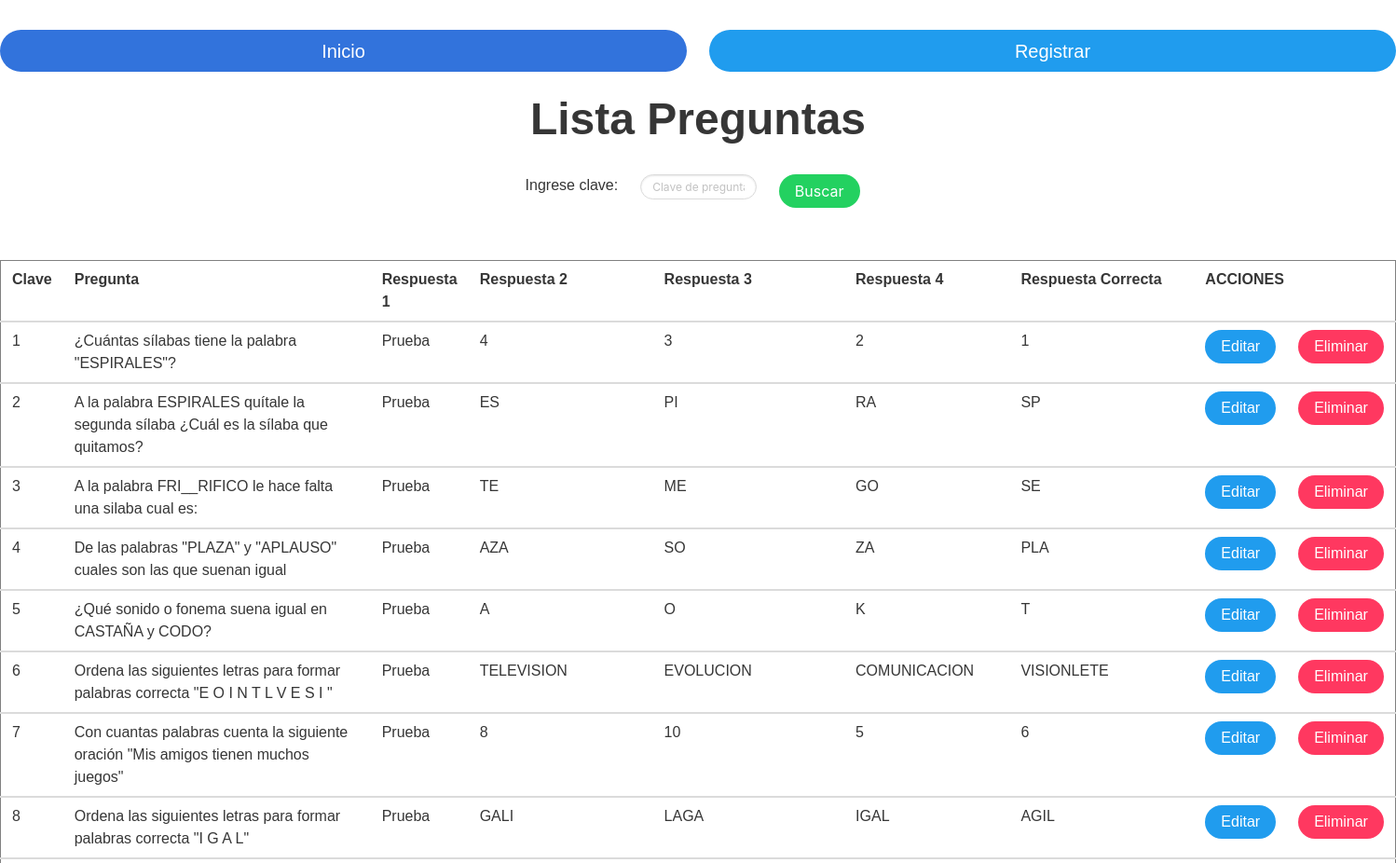
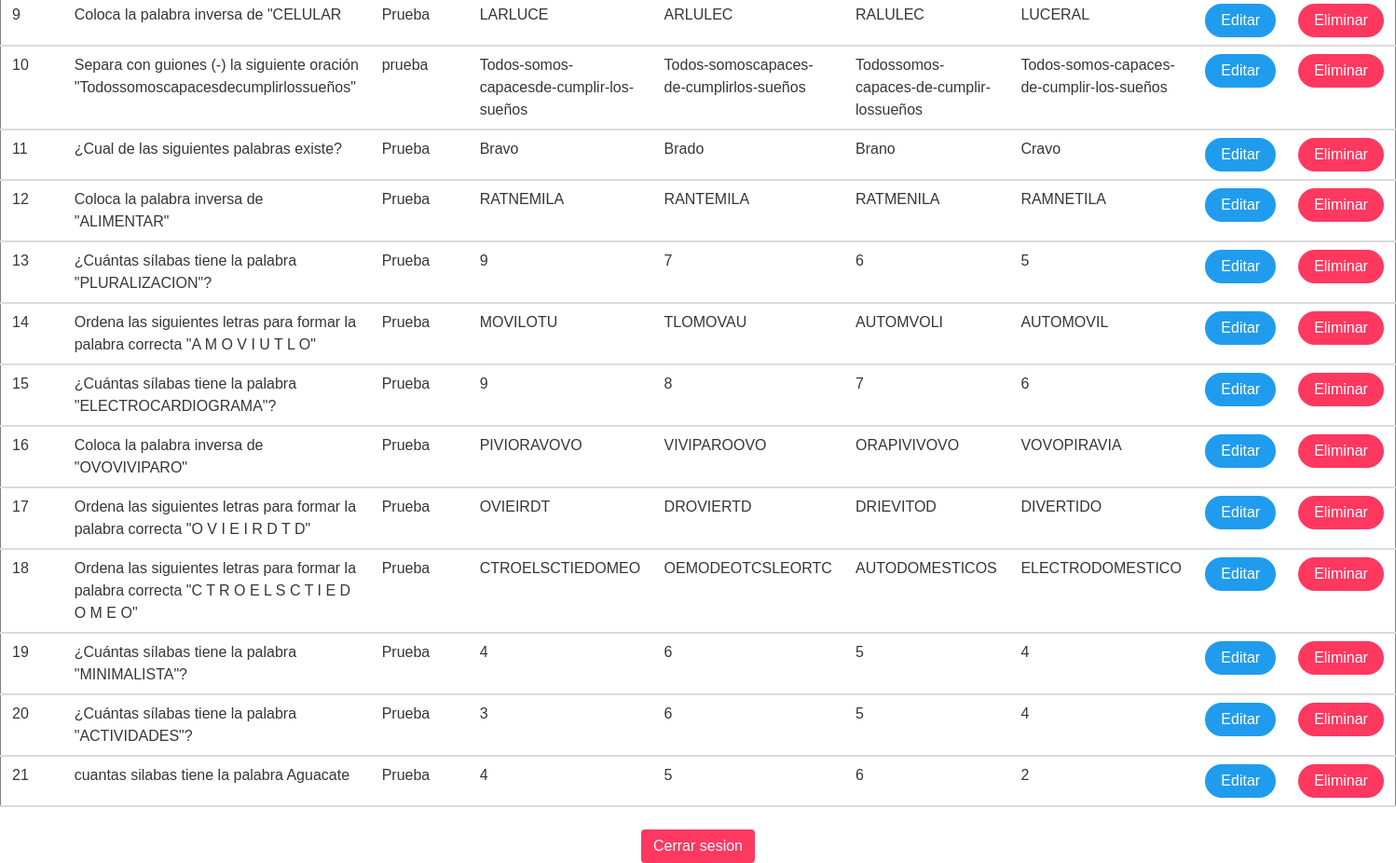
The page /DALA/VistaAdmin/ctrlPreguntas/listarPreguntas.php (signed in) on the database its author committed (2 pictures, top to bottom).
### tables this page shows
CREATE TABLE `preguntas` (
  `clave_pregunta` int(11) NOT NULL,
  `pregunta` longtext NOT NULL,
  `clasificacion` varchar(60) NOT NULL,
  `respuesta1` varchar(60) NOT NULL,
  `respuesta2` varchar(60) NOT NULL,
  `respuesta3` varchar(60) NOT NULL,
  `respuesta4` varchar(60) NOT NULL,
  `respuesta_correcta` varchar(60) NOT NULL
);

### DALA/VistaAdmin/ctrlPreguntas/listarPreguntas.php (the view, shortened to what this page needs)
<?php
$usuario = $_SESSION['userAdmin'];
if (!isset($usuario)) {
    header("location: ../DALA/VistaAdmin/login.html");
} else {
    require '../../logica/conexion.php';
    $query = "CALL SeleccionarPreguntas";
    $resultado = mysqli_query($conexion, $query) or die("Error" . mysqli_error($conexion));
    ?>
<!DOCTYPE html PUBLIC "-//W3C//DTD HTML 4.01 Transitional//EN" "http://www.w3.org/TR/html4/loose.dtd">
<html>
<head>
    <link href="../../Estilos/bulma.css" rel="stylesheet" type="text/css" />
</head>
<body>
    <div class="columns" style="margin-top: 20px;">
        <div class="column" align="center"><a class="button is-medium is-link is-rounded is-fullwidth"
                href="../index.php">Inicio</a></div>
        <div class="column" align="center"><a class="button is-medium is-info is-rounded is-fullwidth"
                href="nuevaPregunta.php">Registrar</a></div>
    </div>
    <h1 class="title is-1" align="center">Lista Preguntas</h1>
    <div class="table">
        <form name="form1" method="post" action="buscarPregunta.php">
            <div align="center">
                <table align="center" width=447 border="0">
                    <tr>
                        <td width="145">
                            <div align="right">Ingrese clave:</div>
                        </td>
                        <td width="144">
                            <div align="center">
                                <input class="input is-rounded is-small" type="text" placeholder="Clave de pregunta"
                                    name="txt_clave" id="textfield" required>
                            </div>
                        </td>
                        <td width="144">
                            <div align="left">
                                <input type="submit" class="button is-success is-rounded" name="button" id="button"
                                    value="Buscar">
                            </div>
                        </td>
                    </tr>
                </table>
            </div>
        </form>
        <form name="form2" method="post" action="listarPreguntas.php">
            <br>
            <br>
            <div class="table">
                <table border="1" width="100%" class="table">
                    <thead>
                        <tr>
                            <th> Clave</th>
                            <th> Pregunta</th>
                            <th>Respuesta 1</th>
                            <th>Respuesta 2</th>
                            <th>Respuesta 3</th>
                            <th>Respuesta 4</th>
                            <th>Respuesta Correcta</th>
                            <th colspan=2>ACCIONES</th>
                        </tr>
                    </thead>
                    <?php
while ($ver = mysqli_fetch_row($resultado)):
    ?>
                    <thead>
                        <tr>
                            <td>
                                <?php echo $ver[0]; ?>
                            </td>
                            <td>
                                <?php echo $ver[1]; ?>
                            </td>
                            <td>
                                <?php echo $ver[2]; ?>
                            </td>
                            <td>
                                <?php echo $ver[3]; ?>
                            </td>
                            <td>
                                <?php echo $ver[4]; ?>
                            </td>
                            <td>
                                <?php echo $ver[5]; ?>
                            </td>
                            <td>
                                <?php echo $ver[6]; ?>
                            </td>
                            <td><a class="button is-info is-rounded" href="editarPregunta.php?clave=<?php echo $ver[0];
    ?>">Editar</a>
                            </td>
                            <td><a class="button is-danger is-rounded" value="a" onclick="if (confirm('Esta pregunta será eliminada. ¿Desea continuar?')) {
                            window.location.href='eliminarPregunta.php?clave=<?php echo $ver[0]; ?>';
                } else {
                    alert('Usted canceló la acción eliminar');
                }
            ">Eliminar</a>
                            </td>
                        </tr>
                        <?php
endwhile;
    ?>
                    </thead>
                </table>
            </div>
            <div align="center">
                <a href="../cerrarSesion.php" class="button is-danger">Cerrar sesion</a>
            </div>
</body>
</html>
<?php
}
?>

### rows shown on the page
preguntas: clave_pregunta "1", pregunta "¿Cuántas sílabas tiene la palabra \"ESPIRALES\"?", clasificacion "Prueba", respuesta1 "4", respuesta2 "3", respuesta3 "2", respuesta4 "1"
preguntas: clave_pregunta "2", pregunta "A la palabra ESPIRALES quítale la segunda sílaba ¿Cuál es la sílaba que quitamos?", clasificacion "Prueba", respuesta1 "ES", respuesta2 "PI", respuesta3 "RA", respuesta4 "SP"
preguntas: clave_pregunta "3", pregunta "A la palabra FRI__RIFICO le hace falta una silaba cual es:", clasificacion "Prueba", respuesta1 "TE", respuesta2 "ME", respuesta3 "GO", respuesta4 "SE"
preguntas: clave_pregunta "4", pregunta "De las palabras \"PLAZA\" y \"APLAUSO\" cuales son las que suenan igual", clasificacion "Prueba", respuesta1 "AZA", respuesta2 "SO", respuesta3 "ZA", respuesta4 "PLA"
preguntas: clave_pregunta "5", pregunta "¿Qué sonido o fonema suena igual en CASTAÑA y CODO?", clasificacion "Prueba", respuesta1 "A", respuesta2 "O", respuesta3 "K", respuesta4 "T"
preguntas: clave_pregunta "6", pregunta "Ordena las siguientes letras para formar palabras correcta \"E O I N T L V E S I \"", clasificacion "Prueba", respuesta1 "TELEVISION", respuesta2 "EVOLUCION", respuesta3 "COMUNICACION", respuesta4 "VISIONLETE"
preguntas: clave_pregunta "7", pregunta "Con cuantas palabras cuenta la siguiente oración \"Mis amigos tienen muchos juegos\"", clasificacion "Prueba", respuesta1 "8", respuesta2 "10", respuesta3 "5", respuesta4 "6"
preguntas: clave_pregunta "8", pregunta "Ordena las siguientes letras para formar palabras correcta \"I G A L\"", clasificacion "Prueba", respuesta1 "GALI", respuesta2 "LAGA", respuesta3 "IGAL", respuesta4 "AGIL"
preguntas: clave_pregunta "9", pregunta "Coloca la palabra inversa de \"CELULAR", clasificacion "Prueba", respuesta1 "LARLUCE", respuesta2 "ARLULEC", respuesta3 "RALULEC", respuesta4 "LUCERAL"
preguntas: clave_pregunta "10", pregunta "Separa con guiones (-) la siguiente oración \"Todossomoscapacesdecumplirlossueños\"", clasificacion "prueba", respuesta1 "Todos-somos-capacesde-cumplir-los-sueños", respuesta2 "Todos-somoscapaces-de-cumplirlos-sueños", respuesta3 "Todossomos-capaces-de-cumplir-lossueños", respuesta4 "Todos-somos-capaces-de-cumplir-los-sueños"
preguntas: clave_pregunta "11", pregunta "¿Cual de las siguientes palabras existe?", clasificacion "Prueba", respuesta1 "Bravo", respuesta2 "Brado", respuesta3 "Brano", respuesta4 "Cravo"
preguntas: clave_pregunta "12", pregunta "Coloca la palabra inversa de \"ALIMENTAR\"", clasificacion "Prueba", respuesta1 "RATNEMILA", respuesta2 "RANTEMILA", respuesta3 "RATMENILA", respuesta4 "RAMNETILA"
preguntas: clave_pregunta "13", pregunta "¿Cuántas sílabas tiene la palabra \"PLURALIZACION\"?", clasificacion "Prueba", respuesta1 "9", respuesta2 "7", respuesta3 "6", respuesta4 "5"
preguntas: clave_pregunta "14", pregunta "Ordena las siguientes letras para formar la palabra correcta \"A M O V I U T L O\"", clasificacion "Prueba", respuesta1 "MOVILOTU", respuesta2 "TLOMOVAU", respuesta3 "AUTOMVOLI", respuesta4 "AUTOMOVIL"
preguntas: clave_pregunta "15", pregunta "¿Cuántas sílabas tiene la palabra \"ELECTROCARDIOGRAMA\"?", clasificacion "Prueba", respuesta1 "9", respuesta2 "8", respuesta3 "7", respuesta4 "6"
preguntas: clave_pregunta "16", pregunta "Coloca la palabra inversa de \"OVOVIVIPARO\"", clasificacion "Prueba", respuesta1 "PIVIORAVOVO", respuesta2 "VIVIPAROOVO", respuesta3 "ORAPIVIVOVO", respuesta4 "VOVOPIRAVIA"
preguntas: clave_pregunta "17", pregunta "Ordena las siguientes letras para formar la palabra correcta \"O V I E I R D T D\"", clasificacion "Prueba", respuesta1 "OVIEIRDT", respuesta2 "DROVIERTD", respuesta3 "DRIEVITOD", respuesta4 "DIVERTIDO"
preguntas: clave_pregunta "18", pregunta "Ordena las siguientes letras para formar la palabra correcta \"C T R O E L S C T I E D O M E O\"", clasificacion "Prueba", respuesta1 "CTROELSCTIEDOMEO", respuesta2 "OEMODEOTCSLEORTC", respuesta3 "AUTODOMESTICOS", respuesta4 "ELECTRODOMESTICO"
preguntas: clave_pregunta "19", pregunta "¿Cuántas sílabas tiene la palabra \"MINIMALISTA\"?", clasificacion "Prueba", respuesta1 "4", respuesta2 "6", respuesta3 "5", respuesta4 "4"
preguntas: clave_pregunta "20", pregunta "¿Cuántas sílabas tiene la palabra \"ACTIVIDADES\"?", clasificacion "Prueba", respuesta1 "3", respuesta2 "6", respuesta3 "5", respuesta4 "4"
preguntas: clave_pregunta "21", pregunta "cuantas silabas tiene la palabra Aguacate", clasificacion "Prueba", respuesta1 "4", respuesta2 "5", respuesta3 "6", respuesta4 "2"
